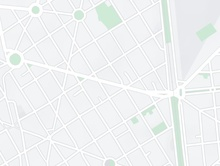
%> input picture Maps/map.JPG, 220 x 166 px, shrunk from 774 x 583 before the run, given in place of map1.jpg, which was not available
$ octave Main_simulation.m   (GNU Octave 9; MATLAB toolbox functions it lacks are replaced by stand-ins)
%> lines starting %> are read from the running program, lines starting %| are printed output that depends on the picture; in (x1, y1, x2, y2) boxes, pixels count from 0 and x2, y2 are one past the last pixel; in counts of white or black regions, pixels touching at a corner belong together; the program's own positions count from 1; pictures that were not available may be replaced by others from this repository, and a replacement may not be noted
%> further down, img is the input picture: size 166x220x3 uint8; mean R, G, B 239.8, 241.9, 242.8
### AssetFunctions/image2graph.m
function [G, x, y] = image2graph(imgname)
%> called with imgname = 'map1.jpg'

    clear img
    clear img2
    img = imread(imgname);                  % reads the .jpg image to 3dimensiaonal matrix
                                            % with each layer representing
                                            % RGB respectivily
    [a, b, ~] = size(img);
%> a = 166; b = 220

    for i = 1:a
        for j = 1:b
            if (sum(img(i,j,:)) > 3*252)
                 % White pixel - do what you want to original image
                 img(i,j,:) = [255 255 255]; % make it black, for example
            else
                img(i,j,:) = [0 0 0];
            end
        end
    end
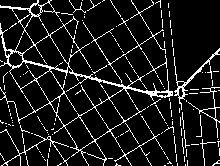
%> img: size 166x220x3 uint8; 10.6% white in thin lines or dots

    se = strel('disk',5);
    img2 = imclose(img, se);
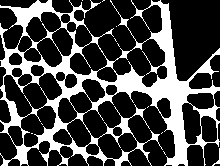
%> img2: size 166x220x3 uint8; 27.6% white; 12 white regions (10 under 20 px), largest, box (x1, y1, x2, y2) and area: (0, 0, 220, 166) 10034, (212, 148, 220, 166) 31
    se = strel('disk',0);
    img2 = imopen(img2,se);


    skel = bwmorph(img2(:, :, 1),...        % gets the skelaton from the weight roads
        'skel', Inf);
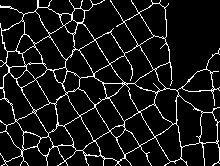
%> skel: size 166x220 logical; 9% white in thin lines or dots
                                             %Map (image) to Graph toolbox
%> the run ends on the next line
    [~,node,link] = Skel2Graph3D(skel,5);    %convverts the skelaton to graph
                                             %skel2graph 3d toolbox
                                             %the factor to the right in
                                             %both of them doesn't make
                                             %difference


    x = extractfield(node, 'comx')';
    y = extractfield(node, 'comy')';
    sn = extractfield(link, 'n1')';
    en = extractfield(link, 'n2')';

    endNodes = table([sn en],'Variablenames', {'EndNodes'});
    Nodes = table(zeros(size(x, 1), 0));
    G = graph(endNodes, Nodes);
end

### startup.m
addpath Skel2Graph3D;
addpath Maps;
addpath TopologyControl;
addpath AssetFunctions;
addpath MotionData;

### Main_simulation.m
startup;
map = 1;
save = 0;
img = imread(['map' int2str(map) '.jpg']);

figure(1);
hold on;
image(img);
[g, y, x] = image2graph(['map' int2str(map) '.jpg']);
